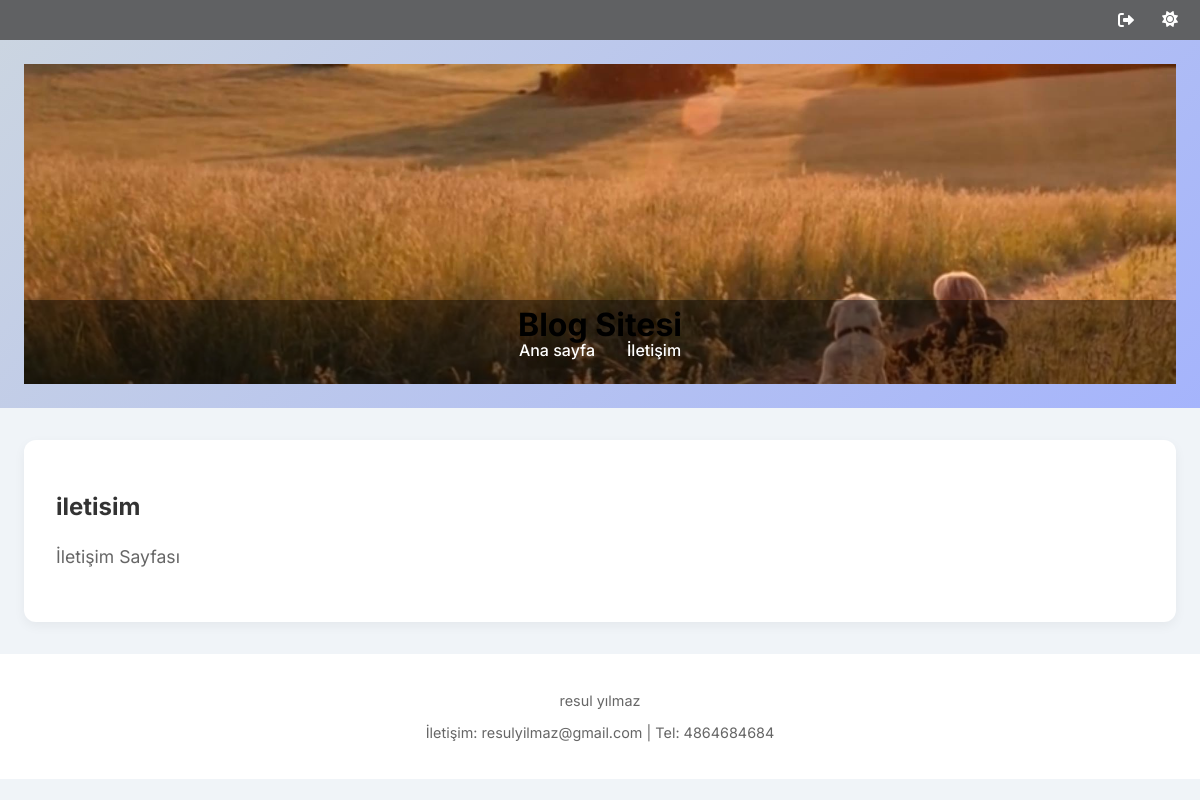
The app's page /sayfa/iletisim/, older data.
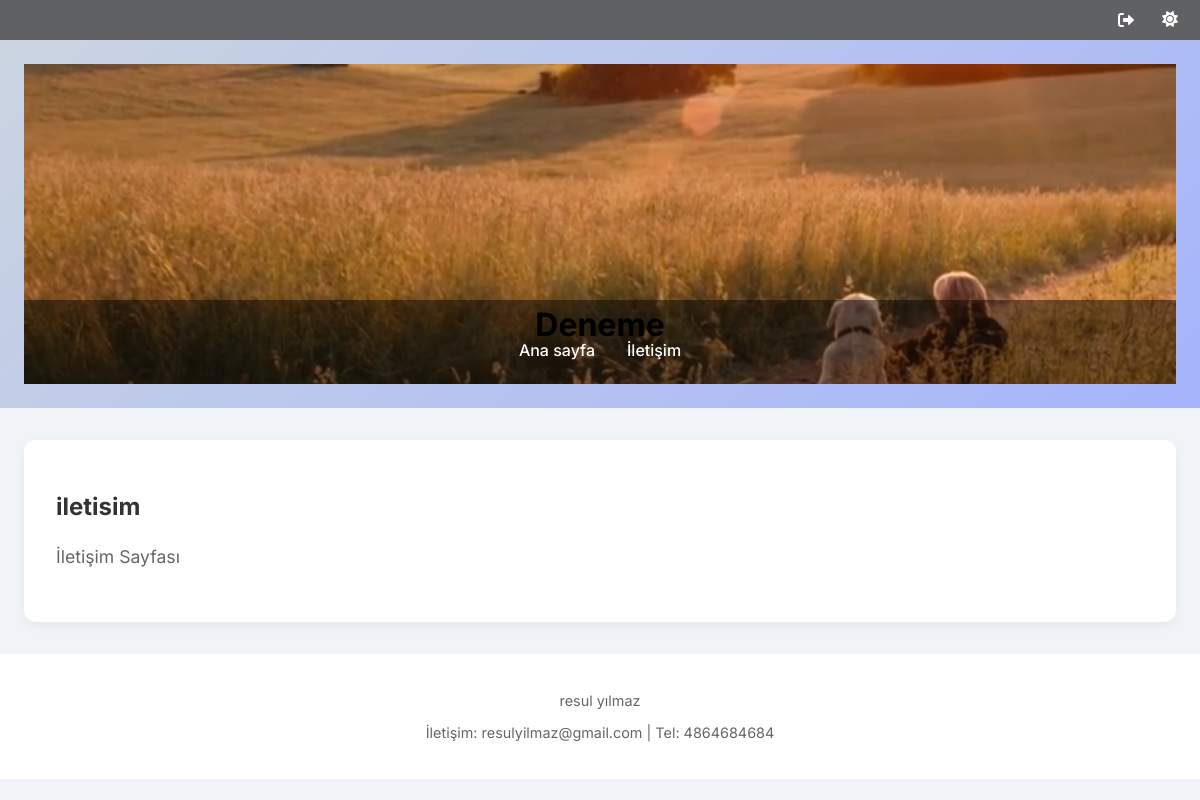
The same page, newer data.
### blog/models.py (models this page shows, shortened)
class SiteSettings(models.Model):
    site_name = models.CharField(max_length=100, default="Blog Sitesi")
    site_description = models.TextField(blank=True)
    site_keywords = models.CharField(max_length=255, blank=True)
    contact_email = models.EmailField(blank=True)
    phone_number = models.CharField(max_length=20, blank=True)
    address = models.TextField(blank=True)
    footer_text = models.CharField(max_length=255, blank=True)
    header_image = models.ImageField(upload_to='headers/', blank=True, null=True)
    class Meta:
        verbose_name = "Site Ayarı"
        verbose_name_plural = "Site Ayarları"

### blog/views.py (the view)
# urls.py: path('sayfa/<slug:slug>/', views.static_page, name='static_page')
def static_page(request, slug):
    page = get_object_or_404(StaticPage, slug=slug, is_published=True)
    return render(request, 'blog/static_page.html', {'page': page})

### blog/context_processors.py (called while the page is built)
def site_context(request):
    return {
        'site_settings': SiteSettings.objects.first(),
        'menu_items': MenuItem.objects.all().order_by('order')
    }

### blog/templates/blog/static_page.html (shortened to what this page needs)
{% extends "blog/base.html" %}
{% block content %}
<article class="post">
  <h1>{{ page.title }}</h1>
  <div class="post-content">
    {{ page.content|safe }}
  </div>
</article>
{% endblock %}

### blog/templates/blog/base.html (shortened to what this page needs)
<!DOCTYPE html>
<html lang="tr">
<head>
  {% load static %}
  <link rel="stylesheet" href="{% static 'blog/css/style.css' %}">
  <link rel="stylesheet" href="https://cdnjs.cloudflare.com/ajax/libs/font-awesome/6.0.0/css/all.min.css">
</head>
<body>
<div class="topbar">
  <div class="topbar-right">
    <form action="{% url 'logout' %}" method="post">
      <button type="submit" title="Çıkış"><i class="fas fa-sign-out-alt"></i></button>
    </form>
    <button id="themeToggle" title="Tema Değiştir"><i class="fas fa-moon"></i></button>
  </div>
</div>
  <header class="site-header">
    {% if site_settings and site_settings.header_image %}
    <div class="header-visual" style="background-image: url('{{ site_settings.header_image.url }}');">
      <div class="header-overlay">
        <div class="header-top">
          <h1 class="site-title"><a href="/">{{ site_settings.site_name }}</a></h1>
        </div>
        <nav class="navbar">
          <ul class="nav-menu">
            {% for item in menu_items %}
              <li><a href="{{ item.url }}">{{ item.title }}</a></li>
            {% endfor %}
          </ul>
        </nav>
      </div>
    </div>
    {% endif %}
  </header>
  <main class="main-content">
    {% block content %}{% endblock %}
  </main>
  <footer class="site-footer">
  <p>{{ site_settings.footer_text }}</p>
  <p>İletişim: {{ site_settings.contact_email }} | Tel: {{ site_settings.phone_number }}</p>
  </footer>
</body>
</html>

Row changes from the older to the newer data that the page shows:
changed SiteSettings "resul yılmaz": site_name "Blog Sitesi" → "Deneme"
